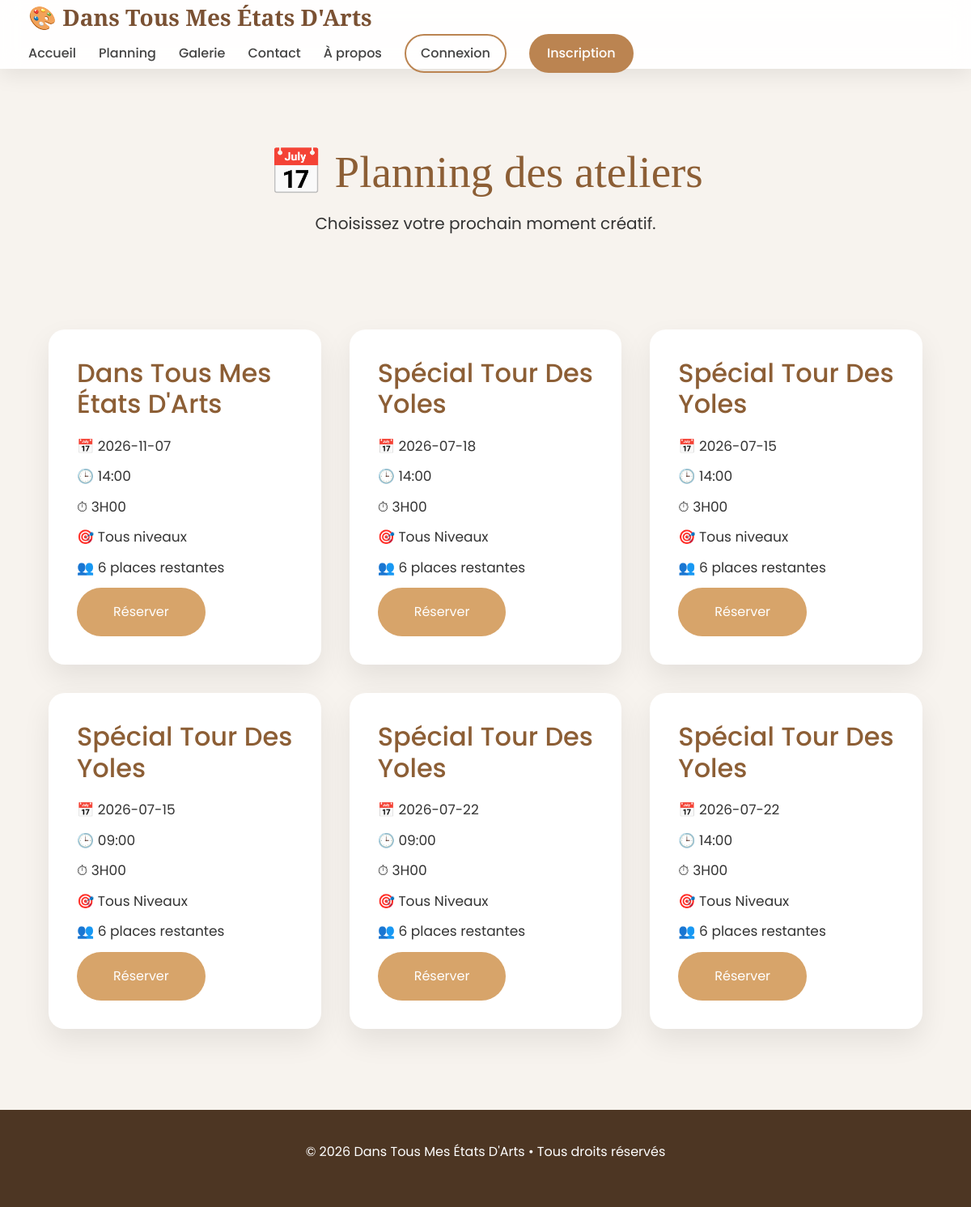
Screenshot of /planning with the database file from the repository.
### models/atelier.py (models this page shows)
class Atelier(db.Model):
    __tablename__ = "ateliers"
    id = db.Column(db.Integer, primary_key=True)
    titre = db.Column(db.String(100), nullable=False)
    description = db.Column(db.Text)
    date = db.Column(db.String(20), nullable=False)
    heure = db.Column(db.String(10), nullable=False)
    duree = db.Column(db.String(20))
    niveau = db.Column(db.String(30))
    places = db.Column(db.Integer, default=10)
    image = db.Column(db.String(255))
    reservations = db.relationship(
        "Reservation",
        backref="atelier",
        cascade="all, delete-orphan",
        lazy=True
    )

### app.py (the view)
@app.route("/planning")
def planning():
    ateliers = Atelier.query.all()
    return render_template(
        "planning.html",
        ateliers=ateliers
    )

### templates/planning.html (shortened to what this page needs)
{% extends "base.html" %}
{% block content %}
<section class="planning-header">
    <h1>📅 Planning des ateliers</h1>
    <p>Choisissez votre prochain moment créatif.</p>
</section>
<section class="planning-grid">
{% for atelier in ateliers %}
<div class="atelier-card">
    <h2>{{ atelier.titre }}</h2>
    <p>📅 {{ atelier.date }}</p>
    <p>🕒 {{ atelier.heure }}</p>
    <p>⏱ {{ atelier.duree }}</p>
    <p>🎯 {{ atelier.niveau }}</p>
    <p>👥 {{ atelier.places }} places restantes</p>
    <a href="/reservation/{{ atelier.id }}" class="btn-reserver">
        Réserver
    </a>
</div>
{% else %}
<h2 style="text-align:center;width:100%;">
Aucun atelier disponible.
</h2>
{% endfor %}
</section>
{% endblock %}

### static/css/style.css (style rules this page uses)
* { margin:0; padding:0; box-sizing:border-box; }
html { scroll-behavior:smooth; }
body { font-family:'Poppins',sans-serif; background:#f7f3ee; color:#333; }
.btn-reserver { display:inline-block; background:#d7a46a; color:white; text-decoration:none; padding:18px 45px; border-radius:50px; transition:.3s; }
.planning-header { margin-top:130px; text-align:center; padding:50px 20px; }
.planning-header h1 { font-size:55px; color:#8c5e35; font-family:'Playfair Display',serif; }
.planning-header p { font-size:20px; margin-top:15px; }
.planning-grid { width:1200px; max-width:90%; margin:50px auto 100px; display:grid; grid-template-columns:repeat(auto-fit,minmax(320px,1fr)); gap:35px; }
.atelier-card { background:white; border-radius:20px; padding:35px; box-shadow:0 15px 35px rgba(0,0,0,.08); transition:.3s; }
.atelier-card h2 { color:#8c5e35; margin-bottom:20px; }
.atelier-card p { margin:12px 0; font-size:17px; }

### rows the page displays
Atelier: titre "Dans Tous Mes États D'Arts", date "2026-11-07", heure "14:00", duree "3H00", niveau "Tous niveaux", places "6"
Atelier: titre "Spécial Tour Des Yoles", date "2026-07-18", heure "14:00", duree "3H00", niveau "Tous Niveaux", places "6"
Atelier: titre "Spécial Tour Des Yoles", date "2026-07-15", heure "14:00", duree "3H00", niveau "Tous niveaux", places "6"
Atelier: titre "Spécial Tour Des Yoles", date "2026-07-15", heure "09:00", duree "3H00", niveau "Tous Niveaux", places "6"
Atelier: titre "Spécial Tour Des Yoles", date "2026-07-22", heure "09:00", duree "3H00", niveau "Tous Niveaux", places "6"
Atelier: titre "Spécial Tour Des Yoles", date "2026-07-22", heure "14:00", duree "3H00", niveau "Tous Niveaux", places "6"
